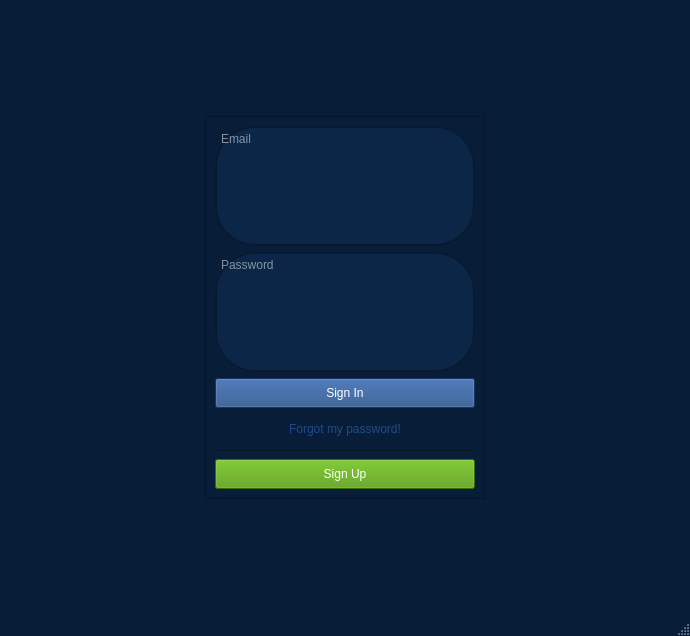
<?xml version="1.0" encoding="UTF-8"?>
<ui version="4.0">
 <class>MainWindow</class>
 <widget class="QMainWindow" name="MainWindow">
  <property name="geometry">
   <rect>
    <x>0</x>
    <y>0</y>
    <width>690</width>
    <height>636</height>
   </rect>
  </property>
  <property name="windowTitle">
   <string>MainWindow</string>
  </property>
  <property name="styleSheet">
   <string notr="true">QMainWindow
{
	background-color: rgb(8, 29, 55);
}
</string>
  </property>
  <widget class="QWidget" name="centralwidget">
   <property name="styleSheet">
    <string notr="true">QWidget
{
	background-color: rgb(8, 29, 55);
}</string>
   </property>
   <layout class="QGridLayout" name="gridLayout">
    <item row="1" column="1">
     <widget class="QFrame" name="frame">
      <property name="sizePolicy">
       <sizepolicy hsizetype="Preferred" vsizetype="Preferred">
        <horstretch>0</horstretch>
        <verstretch>0</verstretch>
       </sizepolicy>
      </property>
      <property name="minimumSize">
       <size>
        <width>0</width>
        <height>0</height>
       </size>
      </property>
      <property name="maximumSize">
       <size>
        <width>16777215</width>
        <height>16777215</height>
       </size>
      </property>
      <property name="layoutDirection">
       <enum>Qt::LeftToRight</enum>
      </property>
      <property name="styleSheet">
       <string notr="true">QFrame{
color: #FFF;
}</string>
      </property>
      <property name="frameShape">
       <enum>QFrame::StyledPanel</enum>
      </property>
      <property name="frameShadow">
       <enum>QFrame::Raised</enum>
      </property>
      <layout class="QVBoxLayout" name="verticalLayout">
       <item>
        <widget class="QTextEdit" name="textEdit">
         <property name="sizePolicy">
          <sizepolicy hsizetype="Preferred" vsizetype="Preferred">
           <horstretch>0</horstretch>
           <verstretch>0</verstretch>
          </sizepolicy>
         </property>
         <property name="minimumSize">
          <size>
           <width>260</width>
           <height>30</height>
          </size>
         </property>
         <property name="maximumSize">
          <size>
           <width>1040</width>
           <height>120</height>
          </size>
         </property>
         <property name="styleSheet">
          <string notr="true">QTextEdit{
border: 2px solid rgb(9, 26, 48);
border-radius: 40px;
color: #FFF;
background-color: rgb(11, 38, 71);
font-size: 10%;
}

QTextEdit:hover{
border: 2px solid rgb(14, 47, 88);
background-color: rgb(14, 47, 88);
}

QTextEdit:focus{
border: 2px solid rgb(114, 159, 207);
background-color: rgb(14, 47, 88);
}</string>
         </property>
         <property name="placeholderText">
          <string>Email</string>
         </property>
        </widget>
       </item>
       <item>
        <widget class="QTextEdit" name="textEdit_2">
         <property name="sizePolicy">
          <sizepolicy hsizetype="Preferred" vsizetype="Preferred">
           <horstretch>0</horstretch>
           <verstretch>0</verstretch>
          </sizepolicy>
         </property>
         <property name="minimumSize">
          <size>
           <width>260</width>
           <height>30</height>
          </size>
         </property>
         <property name="maximumSize">
          <size>
           <width>1040</width>
           <height>120</height>
          </size>
         </property>
         <property name="styleSheet">
          <string notr="true">QTextEdit{
border: 2px solid rgb(9, 26, 48);
border-radius: 40px;
color: #FFF;
background-color: rgb(11, 38, 71);
font-size: 10%;
}

QTextEdit:hover{
border: 2px solid rgb(14, 47, 88);
background-color: rgb(14, 47, 88);
}

QTextEdit:focus{
border: 2px solid rgb(114, 159, 207);
background-color: rgb(14, 47, 88);
}</string>
         </property>
         <property name="placeholderText">
          <string>Password</string>
         </property>
        </widget>
       </item>
       <item>
        <widget class="QPushButton" name="pushButton">
         <property name="sizePolicy">
          <sizepolicy hsizetype="Preferred" vsizetype="Preferred">
           <horstretch>0</horstretch>
           <verstretch>0</verstretch>
          </sizepolicy>
         </property>
         <property name="minimumSize">
          <size>
           <width>260</width>
           <height>30</height>
          </size>
         </property>
         <property name="maximumSize">
          <size>
           <width>16777215</width>
           <height>16777215</height>
          </size>
         </property>
         <property name="styleSheet">
          <string notr="true">QPushButton{
background-color: rgb(32, 74, 135);
color: #fff;
}</string>
         </property>
         <property name="text">
          <string>Sign In</string>
         </property>
        </widget>
       </item>
       <item>
        <widget class="QLabel" name="label">
         <property name="minimumSize">
          <size>
           <width>260</width>
           <height>30</height>
          </size>
         </property>
         <property name="maximumSize">
          <size>
           <width>16777215</width>
           <height>16777215</height>
          </size>
         </property>
         <property name="layoutDirection">
          <enum>Qt::LeftToRight</enum>
         </property>
         <property name="styleSheet">
          <string notr="true">QLabel{
font: 10pt &quot;Ubuntu&quot;;
color: rgb(32, 74, 135);
}

QLabel: hover{
font: 10pt &quot;Ubuntu&quot;;
color: rgb(74, 105, 146);
}</string>
         </property>
         <property name="text">
          <string>Forgot my password!</string>
         </property>
         <property name="alignment">
          <set>Qt::AlignCenter</set>
         </property>
        </widget>
       </item>
       <item>
        <widget class="Line" name="line">
         <property name="sizePolicy">
          <sizepolicy hsizetype="Preferred" vsizetype="Preferred">
           <horstretch>0</horstretch>
           <verstretch>0</verstretch>
          </sizepolicy>
         </property>
         <property name="maximumSize">
          <size>
           <width>16777215</width>
           <height>16777215</height>
          </size>
         </property>
         <property name="orientation">
          <enum>Qt::Horizontal</enum>
         </property>
        </widget>
       </item>
       <item>
        <widget class="QPushButton" name="pushButton_2">
         <property name="sizePolicy">
          <sizepolicy hsizetype="Preferred" vsizetype="Preferred">
           <horstretch>0</horstretch>
           <verstretch>0</verstretch>
          </sizepolicy>
         </property>
         <property name="minimumSize">
          <size>
           <width>260</width>
           <height>30</height>
          </size>
         </property>
         <property name="maximumSize">
          <size>
           <width>16777215</width>
           <height>16777215</height>
          </size>
         </property>
         <property name="styleSheet">
          <string notr="true">QPushButton{
background-color: rgb(78, 154, 6); 
color: #fff;
}</string>
         </property>
         <property name="text">
          <string>Sign Up</string>
         </property>
        </widget>
       </item>
      </layout>
     </widget>
    </item>
    <item row="0" column="1">
     <spacer name="verticalSpacer">
      <property name="orientation">
       <enum>Qt::Vertical</enum>
      </property>
      <property name="sizeHint" stdset="0">
       <size>
        <width>20</width>
        <height>40</height>
       </size>
      </property>
     </spacer>
    </item>
    <item row="1" column="0">
     <spacer name="horizontalSpacer">
      <property name="orientation">
       <enum>Qt::Horizontal</enum>
      </property>
      <property name="sizeHint" stdset="0">
       <size>
        <width>40</width>
        <height>20</height>
       </size>
      </property>
     </spacer>
    </item>
    <item row="1" column="2">
     <spacer name="horizontalSpacer_2">
      <property name="orientation">
       <enum>Qt::Horizontal</enum>
      </property>
      <property name="sizeHint" stdset="0">
       <size>
        <width>40</width>
        <height>20</height>
       </size>
      </property>
     </spacer>
    </item>
    <item row="2" column="1">
     <spacer name="verticalSpacer_2">
      <property name="orientation">
       <enum>Qt::Vertical</enum>
      </property>
      <property name="sizeHint" stdset="0">
       <size>
        <width>20</width>
        <height>40</height>
       </size>
      </property>
     </spacer>
    </item>
   </layout>
  </widget>
  <widget class="QMenuBar" name="menubar">
   <property name="geometry">
    <rect>
     <x>0</x>
     <y>0</y>
     <width>690</width>
     <height>22</height>
    </rect>
   </property>
  </widget>
  <widget class="QStatusBar" name="statusbar"/>
 </widget>
 <resources/>
 <connections/>
</ui>
